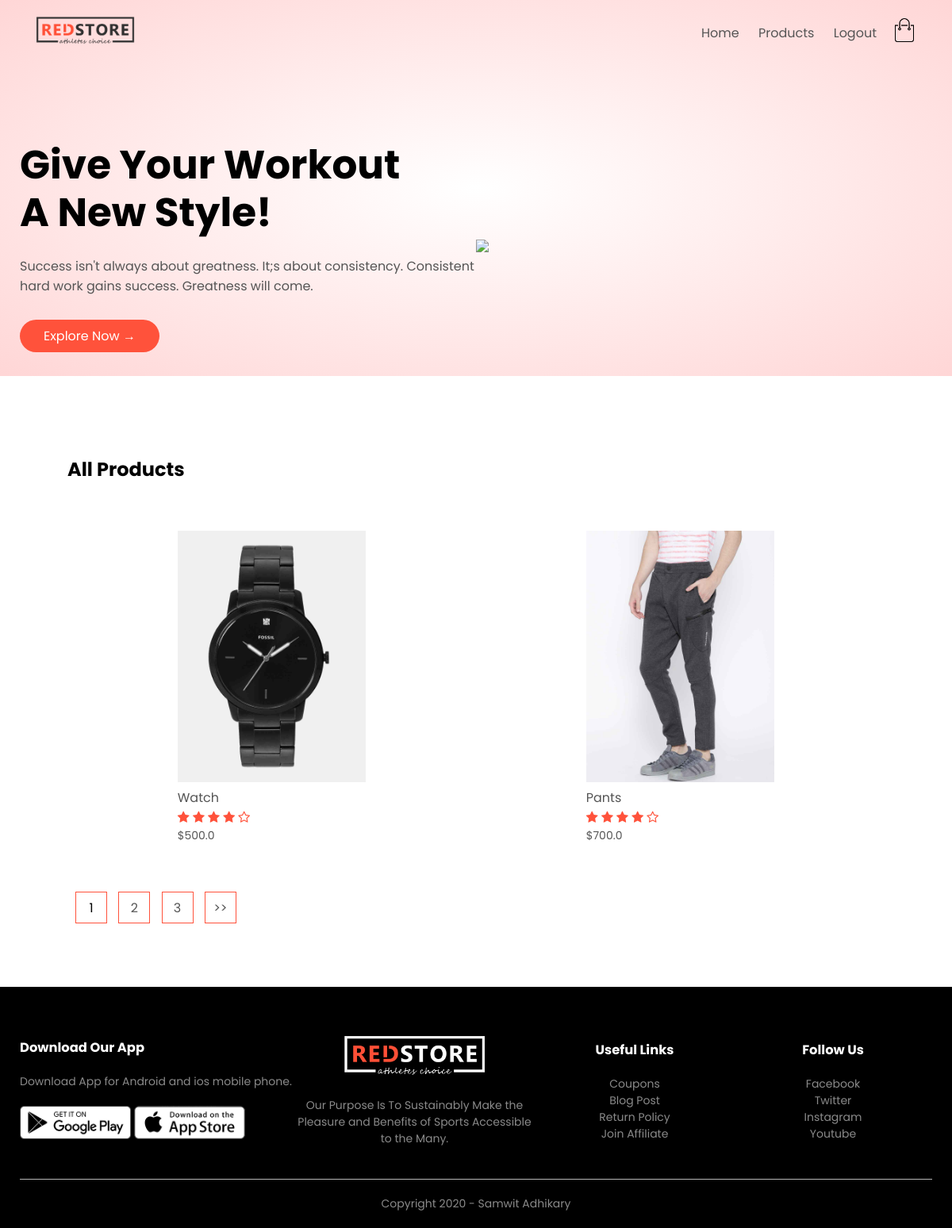
The app's page /product_list (signed in) with its own data.
### products/models.py (models this page shows, shortened)
class Product(models.Model):
    LIVE=1
    DELETE=0
    DELETE_CHOICES=((LIVE,'Live'),(DELETE,'Delete'))
    title=models.CharField(max_length=200)
    price=models.FloatField()
    discription=models.TextField()
    image=models.ImageField(upload_to='media/')
    priority=models.IntegerField(default=0)
    delete_status=models.IntegerField(choices=DELETE_CHOICES,default=LIVE)
    created_at=models.DateTimeField(auto_now_add=True)
    updated_at=models.DateTimeField(auto_now=True)

### products/views.py (the view)
# urls.py: path('product_list',views.list_products,name='list_product'),
def list_products(request):
    page = 1
    if request.GET:
        page = request.GET.get('page', 1)
    product_list = Product.objects.order_by('-priority')
    product_paginator = Paginator(product_list, 2)
    product_list = product_paginator.get_page(page)
    context = {'products': product_list}
    return render(request, 'products.html', context)

### products/templatetags/chunks.py (called while the page is built)
@register.filter(name='chunks')
def chunks(list_data,chunk_size):
    chunk=[]
    i=0
    for data in list_data:
        chunk.append(data)
        i=i+1
        if i==chunk_size:
            yield chunk
            i=0
            chunk_size=[]
    if chunk:
        yield chunk

### templates/products.html
{% extends 'blank_layout.html' %}
{% block content %}
{% include 'product_list.html' %}
{% endblock content %}

### templates/product_list.html (shortened to what this page needs)
{% load static %}
{% load chunks %}
<div class="small-container">
    <div class="row row-2">
        <h2>All Products</h2>
    </div>
    {% for product_chunks in products|chunks:4 %}
        <div class="row">
            {% for product in product_chunks %}
                <div class="col-4">
                    <a href="{% url 'detail_products' product.id %}"> <img src="{{ product.image.url }}"> </a>
                    <h4> {{ product.title }} </h4>
                    <div class="rating">
                        <i class="fa fa-star"></i>
                        <i class="fa fa-star"></i>
                        <i class="fa fa-star"></i>
                        <i class="fa fa-star"></i>
                        <i class="fa fa-star-o"></i>
                    </div>
                    <p>${{ product.price }}</p>
                </div>
            {% endfor %}
        </div>
    {% endfor %}
    <div class="page-btn">
        <div class="page-btn">
            {% for i in products.paginator.page_range %}
                {% if products.number == i %}
                    <span class="current">{{ i }}</span>
                {% elif i > products.number|add:'-3' and i < products.number|add:'3' %}
                    <a href="?page={{ i }}"><span>{{ i }}</span></a>
                {% elif i == products.number|add:'-3' or i == products.number|add:'3' %}
                    <span>...</span>
                {% endif %}
            {% endfor %}
            {% if products.has_next %}
                <a href="?page={{ products.next_page_number }}"><span>>></span></a>
            {% endif %}
        </div>
    </div>
</div>

### static/css/style.css (style rules this page uses)
* { margin: 0; padding: 0; box-sizing: border-box; }
body { font-family: 'Poppins', sans-serif; }
a { text-decoration: none; color: #555; }
p { color: #555; }
.row { display: flex; align-items: center; flex-wrap: wrap; justify-content: space-around; }
.small-container { max-width: 1080px; margin: auto; padding-left: 25px; padding-right: 25px; }
.col-4 { flex-basis: 25%; padding: 10px; min-width: 200px; margin-bottom: 50px; transition: transform 0.5s; }
.col-4 img { width: 100%; }
h4 { color: #555; font-weight: normal; }
.col-4 p { font-size: 14px; }
.rating .fa { color: #ff523b; }
.row-2 { justify-content: space-between; margin: 100px auto 50px; }
.page-btn { margin: 0 auto 80px; }
.page-btn span { display: inline-block; border: 1px solid #ff523b; margin-left: 10px; width: 40px; height: 40px; text-align: center; line-height: 40px; cursor: pointer; }

### records on screen
Product: image (picture), title "Watch", price "500.0"
Product: image (picture), title "Pants", price "700.0"

### other values on screen
{{ i }} "1"
{{ i }} "2" "3"
